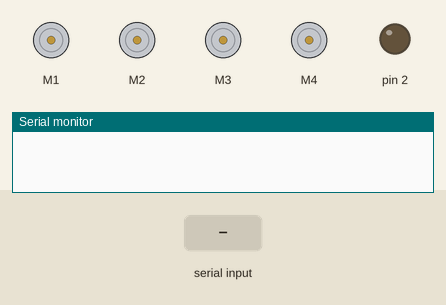
The sketch below on a simulated Arduino Uno, built with avr-gcc and run on an emulated ATmega328P. Parts: 4 × DC motor (green arrow = forward, orange = backward, longer = faster), output pins drawn as LEDs (lit = HIGH), the last lines printed to the serial monitor. Inputs (shaded band) come from the test bench.

Above: at 1.2 s.
1.3 s: "c" received over Serial
At 1.7 s:
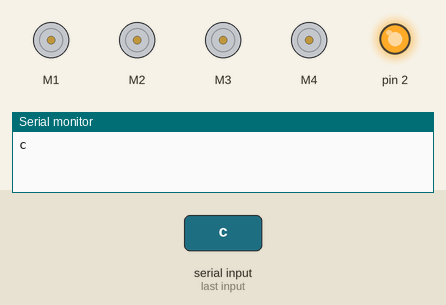
2.8 s: "f" received over Serial
At 4.0 s:
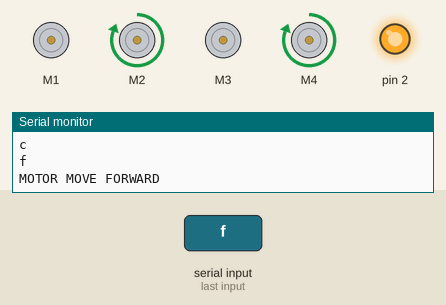
4.3 s: "b" received over Serial
At 5.2 s:
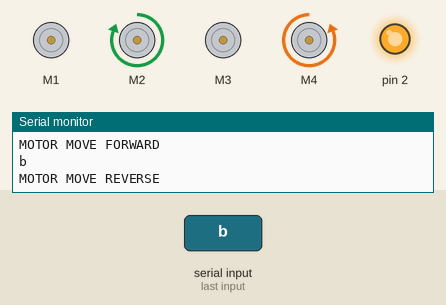
5.8 s: "r" received over Serial
At 6.3 s:
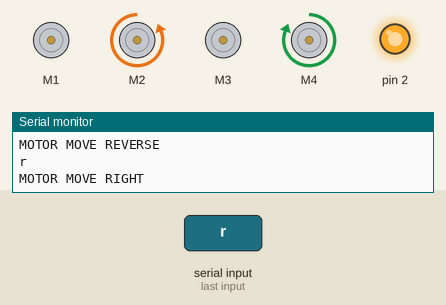
Timing chart, 0 to 8.3 s (numbered marks = the images above; inputs shaded):
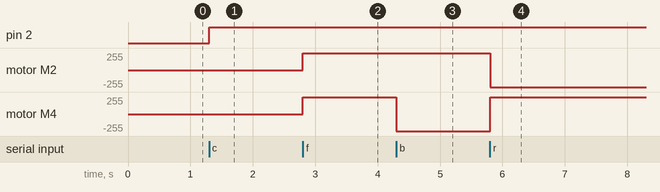

Measured:
- after the input at 1.3 s, pin 2: LOW → HIGH at once
- after the input at 2.8 s, motor M2, motor M4: stopped → forward 255/255 at once
- after the input at 4.3 s, motor M4: forward 255/255 → backward 255/255 at once
- after the input at 5.8 s, motor M2: forward 255/255 → backward 255/255 at once; motor M4: backward 255/255 → forward 255/255 at once

The sketch:

car_code.ino
```cpp
#include <AFMotor.h>

AF_DCMotor motor1(1);
AF_DCMotor motor2(2);
AF_DCMotor motor3(3);
AF_DCMotor motor4(4);

char command;

void setup() {
  pinMode(2,OUTPUT);
 Serial.begin(9600);
 Stop();
}

void loop() {
   if (Serial.available() > 0) {
       command = Serial.read();
       Serial.println(command);
       if(command=='c'){
          digitalWrite(2, HIGH);
       }

       if (command == 'f') {
            forward();
            Serial.println("MOTOR MOVE FORWARD");
       } else if (command == 'b') {
            back();
            Serial.println("MOTOR MOVE REVERSE");
       } else if (command == 'l') {
            left();
            Serial.println("MOTOR MOVE LEFT");
       } else if (command == 'r') {
            right();
            Serial.println("MOTOR MOVE RIGHT");
       } else if (command == 's') {
            Stop();
       }
   }
}

void forward() {
    motor2.setSpeed(255);
    motor2.run(FORWARD);
    motor4.setSpeed(255);
    motor4.run(FORWARD);
}

void back() {
    left();
    left();
}

void left() {
    motor2.setSpeed(255);
    motor2.run(FORWARD);
    motor4.setSpeed(255);
    motor4.run(BACKWARD);
}

void right() {
    motor2.setSpeed(255);
    motor2.run(BACKWARD);
    motor4.setSpeed(255);
    motor4.run(FORWARD);
}

void Stop() {
    motor1.run(RELEASE); // Turn motor1 off
    motor2.run(RELEASE); // Turn motor2 off
    motor3.run(RELEASE); // Turn motor3 off
    motor4.run(RELEASE); // Turn motor4 off
}
```
